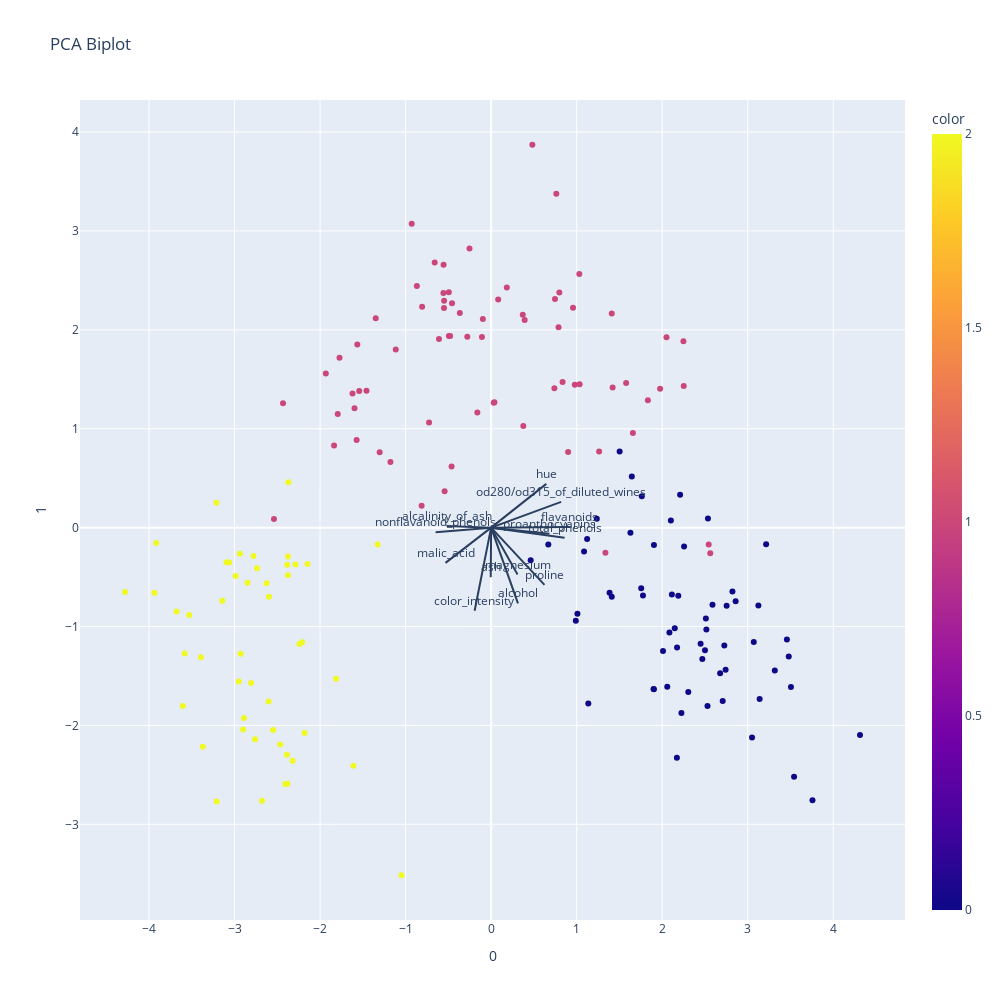

Write notebook code for a chart like this one.
### Code cell
loadings = pca.components_.T * np.sqrt(pca.explained_variance_)

fig = px.scatter(components, x=0, y=1, color=wine.target,width=1000, height=1000, title="PCA Biplot")

for i, feature in enumerate(df.columns):
    fig.add_shape(
        type='line',
        x0=0, y0=0,
        x1=loadings[i, 0],
        y1=loadings[i, 1]
    )
    fig.add_annotation(
        x=loadings[i, 0],
        y=loadings[i, 1],
        ax=0, ay=0,
        xanchor="center",
        yanchor="bottom",
        text=feature,
    )
fig.show()

### Figure 1 — Plotly figure (JSON) as saved in the notebook; plotly's stock layout.template omitted (floating-point values rounded to 4 significant figures; data arrays with more than 128 entries replaced by an {"elided": "..."} marker saying what was removed)
{"data": [{"hovertemplate": "0=%{x}<br>1=%{y}<br>color=%{marker.color}<extra></extra>", "legendgroup": "", "marker": {"color": {"elided": "178 int values"}, "coloraxis": "coloraxis", "symbol": "circle"}, "mode": "markers", "name": "", "orientation": "v", "showlegend": false, "type": "scatter", "x": {"elided": "178 float values"}, "xaxis": "x", "y": {"elided": "178 float values"}, "yaxis": "y"}], "layout": {"annotations": [{"ax": 0, "ay": 0, "text": "alcohol", "x": 0.314, "xanchor": "center", "y": -0.7664, "yanchor": "bottom"}, {"ax": 0, "ay": 0, "text": "malic_acid", "x": -0.5334, "xanchor": "center", "y": -0.3564, "yanchor": "bottom"}, {"ax": 0, "ay": 0, "text": "ash", "x": -0.004462, "xanchor": "center", "y": -0.5009, "yanchor": "bottom"}, {"ax": 0, "ay": 0, "text": "alcalinity_of_ash", "x": -0.5206, "xanchor": "center", "y": 0.01678, "yanchor": "bottom"}, {"ax": 0, "ay": 0, "text": "magnesium", "x": 0.3089, "xanchor": "center", "y": -0.4748, "yanchor": "bottom"}, {"ax": 0, "ay": 0, "text": "total_phenols", "x": 0.8586, "xanchor": "center", "y": -0.1031, "yanchor": "bottom"}, {"ax": 0, "ay": 0, "text": "flavanoids", "x": 0.9201, "xanchor": "center", "y": 0.005324, "yanchor": "bottom"}, {"ax": 0, "ay": 0, "text": "nonflavanoid_phenols", "x": -0.6494, "xanchor": "center", "y": -0.04561, "yanchor": "bottom"}, {"ax": 0, "ay": 0, "text": "proanthocyanins", "x": 0.6818, "xanchor": "center", "y": -0.06228, "yanchor": "bottom"}, {"ax": 0, "ay": 0, "text": "color_intensity", "x": -0.1928, "xanchor": "center", "y": -0.8399, "yanchor": "bottom"}, {"ax": 0, "ay": 0, "text": "hue", "x": 0.6455, "xanchor": "center", "y": 0.4425, "yanchor": "bottom"}, {"ax": 0, "ay": 0, "text": "od280/od315_of_diluted_wines", "x": 0.8183, "xanchor": "center", "y": 0.2607, "yanchor": "bottom"}, {"ax": 0, "ay": 0, "text": "proline", "x": 0.6238, "xanchor": "center", "y": -0.5782, "yanchor": "bottom"}], "coloraxis": {"colorbar": {"title": {"text": "color"}}, "colorscale": [[0, "#0d0887"], [0.1111, "#46039f"], [0.2222, "#7201a8"], [0.3333, "#9c179e"], [0.4444, "#bd3786"], [0.5556, "#d8576b"], [0.6667, "#ed7953"], [0.7778, "#fb9f3a"], [0.8889, "#fdca26"], [1, "#f0f921"]]}, "height": 1000, "legend": {"tracegroupgap": 0}, "shapes": [{"type": "line", "x0": 0, "x1": 0.314, "y0": 0, "y1": -0.7664}, {"type": "line", "x0": 0, "x1": -0.5334, "y0": 0, "y1": -0.3564}, {"type": "line", "x0": 0, "x1": -0.004462, "y0": 0, "y1": -0.5009}, {"type": "line", "x0": 0, "x1": -0.5206, "y0": 0, "y1": 0.01678}, {"type": "line", "x0": 0, "x1": 0.3089, "y0": 0, "y1": -0.4748}, {"type": "line", "x0": 0, "x1": 0.8586, "y0": 0, "y1": -0.1031}, {"type": "line", "x0": 0, "x1": 0.9201, "y0": 0, "y1": 0.005324}, {"type": "line", "x0": 0, "x1": -0.6494, "y0": 0, "y1": -0.04561}, {"type": "line", "x0": 0, "x1": 0.6818, "y0": 0, "y1": -0.06228}, {"type": "line", "x0": 0, "x1": -0.1928, "y0": 0, "y1": -0.8399}, {"type": "line", "x0": 0, "x1": 0.6455, "y0": 0, "y1": 0.4425}, {"type": "line", "x0": 0, "x1": 0.8183, "y0": 0, "y1": 0.2607}, {"type": "line", "x0": 0, "x1": 0.6238, "y0": 0, "y1": -0.5782}], "title": {"text": "PCA Biplot"}, "width": 1000, "xaxis": {"anchor": "y", "autorange": true, "domain": [0, 1], "range": [-4.807, 4.839], "title": {"text": "0"}, "type": "linear"}, "yaxis": {"anchor": "x", "autorange": true, "domain": [0, 1], "range": [-3.968, 4.324], "title": {"text": "1"}, "type": "linear"}}}
